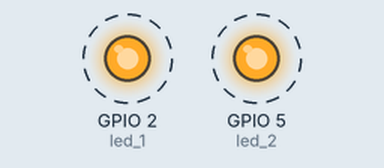
A sketch run on a simulated ESP32. Parts: output pins drawn as LEDs (lit = HIGH). Dashed ring = blinking. What the sketch prints to the serial monitor is not drawn.

Above: at 1.2 s.
Timing chart, 0 to 5.6 s (numbered marks = the images above):
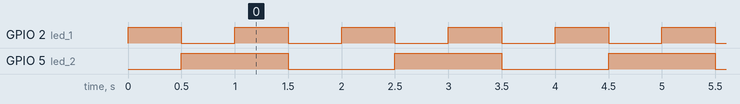

Measured:
- by itself, GPIO 2 (led_1): alternates HIGH for 0.50 s and LOW for 0.50 s
- by itself, GPIO 5 (led_2): alternates HIGH for 1.0 s and LOW for 1.0 s
- by itself, everything shown: repeats every 2.0 s, in 6 steps

The sketch:

esp-example-01.ino
```cpp
/*
 * Second example, about tasks that can be run
 * thanks to FreeRTOS support.
 *
 */

TaskHandle_t Task1;
TaskHandle_t Task2;

const int led_1 = LED_BUILTIN;
const int led_2 = 5;

void setup() {
  Serial.begin(115200);
  pinMode(led_1, OUTPUT);
  pinMode(led_2, OUTPUT);

  xTaskCreatePinnedToCore(Task1code,"Task1",10000,NULL,1,&Task1,0);
  delay(500);

  xTaskCreatePinnedToCore(Task2code,"Task2",10000,NULL,1,&Task2,1);
  delay(500);
}

void Task1code(void* parameter){
  Serial.print("Task1 is running on core ");
  Serial.println(xPortGetCoreID());

  for(;;){
    digitalWrite(led_1, HIGH);
    delay(500);
    digitalWrite(led_1, LOW);
    delay(500);
  }
}

void Task2code(void* parameter){
  Serial.print("Task2 is running on core ");
  Serial.println(xPortGetCoreID());

  for(;;){
    digitalWrite(led_2, HIGH);
    delay(1000);
    digitalWrite(led_2, LOW);
    delay(1000);
  }
}

void loop() {
  Serial.print("this is the main loop running on core ");
  Serial.println(xPortGetCoreID());
  delay(10000);
}
```
